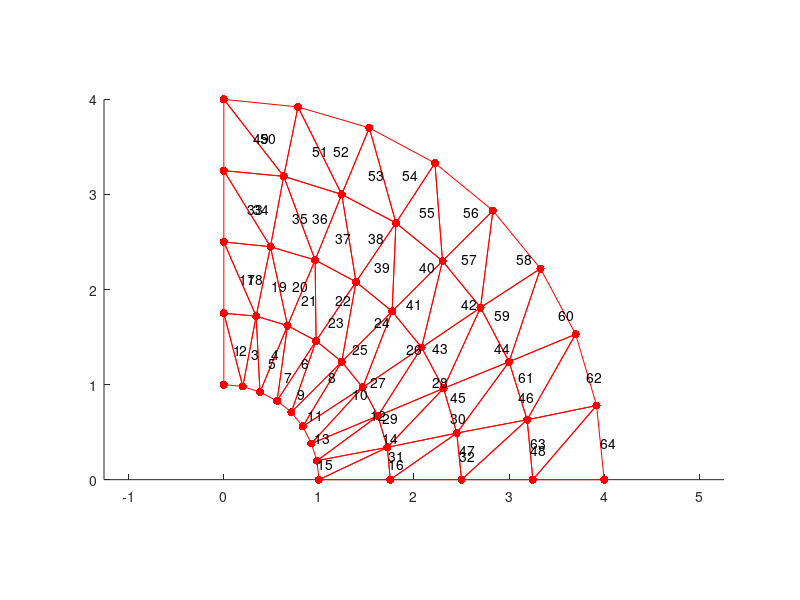

The MATLAB source for this figure:
%%%%%%%%%%%%%%%%%%%%%%%%%%%%%%%%%%%%%%%%%%%%%%%%%%%%%% User input Start

NR_tol = 1e-10;%1e-11;
max_iter = 100;%20
n_steps = 1;
eltype = 'T3';
plot = true;

nummat = 1;
material = 6; % PlaneStrain
props = {...
    'E', 2.998
    'v', 0.399};

nodes=[...
    0.00	1.00
    0.20	0.98
    0.38	0.92
    0.56	0.83
    0.71	0.71
    0.83	0.56
    0.92	0.38
    0.98	0.20
    1.00	0.00
    0.00	1.75
    0.34	1.72
    0.67	1.62
    0.97	1.46
    1.24	1.24
    1.46	0.97
    1.62	0.67
    1.72	0.34
    1.75	0.00
    0.00	2.50
    0.49	2.45
    0.96	2.31
    1.39	2.08
    1.77	1.77
    2.08	1.39
    2.31	0.96
    2.45	0.49
    2.50	0.00
    0.00	3.25
    0.63	3.19
    1.24	3.00
    1.81	2.70
    2.30	2.30
    2.70	1.81
    3.00	1.24
    3.19	0.63
    3.25	0.00
    0.00	4.00
    0.78	3.92
    1.53	3.70
    2.22	3.33
    2.83	2.83
    3.33	2.22
    3.70	1.53
    3.92	0.78
    4.00	0.00];

elements=[...
    1    2	10 1
    11   10	2	1
    2 	3	11	1
    12 	11	3  1
    3    4  12 1
    13   12 4  1
    4    5  13 1
    14   13 5  1
    5    6  14 1
    15   14 6  1
    6    7  15 1
    16   15 7  1
    7    8  16 1
    17   16 8  1
    8    9  17 1
    18   17 9  1
    10   11 19 1
    20   19 11 1  
    11   12 20 1
    21   20 12 1
    12   13 21 1
    22   21 13 1
    13   14 22 1
    23   22 14 1
    14   15 23 1
    24   23 15 1
    15   16 24 1
    25   24 16 1
    16   17 25 1
    26   25 17 1
    17   18 26 1
    27   26 18 1
    19   20 28 1
    29   28 20 1
    20   21 29 1
    30   29 21 1
    21   22 30 1
    31   30 22 1
    22   23 31 1
    32   31 23 1
    23   24 32 1
    33   32 24 1
    24   25 33 1
    34   33 25 1
    25   26 34 1
    35   34 26 1
    26   27 35 1
    36   35 27 1     
    28   29 37 1
    38   37 29 1
    29   30 38 1
    39   38 30 1
    30   31 39 1
    40   39 31 1
    31   32 40 1
    41   40 32 1
    32   33 41 1
    42   41 33 1
    33   34 42 1
    43   42 34 1
    34   35 43 1
    44   43 35 1
    35   36 44 1
    45   44 36 1];

ndof  =  3;
nen   =  3;
ngp   =  1;
numnp = 45;
numel = 64;
ndm   =  2;
numeq = ndm*numnp+numel;
BC=[...
    1    1  0.0 1
    10   1  0.0 2
    19   1  0.0 3
    28   1  0.0 4
    37   1  0.0 5
    9    2  0.0 6
    18   2  0.0 7
    27   2  0.0 8
    36   2  0.0 9
    45   2  0.0 10];

FORCE=[...
    2 1  0.03738942 1
    3 1  0.07497220 2
    4 1  0.10836487 3
    5 1  0.13517671 4
    6 1  0.16298684 5
    7 1  0.17952495 6
    8 1  0.19079816 7
    9 1  0.10001483 8
    
    1 2  0.10001483 9
    2 2  0.19079816 10
    3 2  0.17952495 11
    4 2  0.16298684 12
    5 2  0.13517671 13
    6 2  0.10836487 14
    7 2  0.07497220 15
    8 2  0.03738942 16
    ];
if plot
    figure('Position',[100,50,1200,700]);
    patch(...
        reshape(nodes(elements(:,1:nen)',1),nen,numel),...
        reshape(nodes(elements(:,1:nen)',2),nen,numel),'r',...
        'FaceColor','none','EdgeColor','r', 'Marker', 'o', 'MarkerFaceColor', 'r');
    axis equal
    hold on
    
    
    for i=1:numel
        text(mean([nodes(elements(i,1),1),nodes(elements(i,2),1)]),...
            mean([nodes(elements(i,2),2),nodes(elements(i,3),2)]),num2str(i));
    end
end
%%%%%%%%%%%%%%%%%%%%%%%%%%%%%%%%%%%%%%%%%%%%%%%%%%%%%%%% User input End

%     options for props (substitute what's inside < > with a numeric value):
%     material 1:
%     props = {'E',<young's modulus>
%              'v',<poisson's ratio>}

%     material 2:
%     props = {'E',<young's modulus>
%              'v',<poisson's ratio>}

%     material 3:
%     props = {'mu'     ,  <mu's value>
%              'lambda' ,  <lambda's value>};
